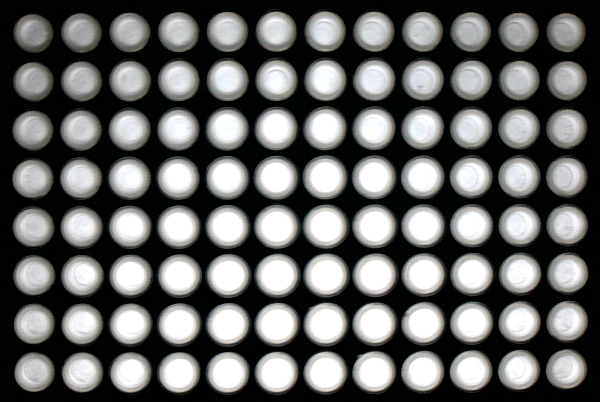
#> input picture etc/template_image.png, 600 x 402 px; its folder holds only this picture in this run
$ python -i test_circles.py   (imports and definitions only)
#> lines starting #> are read from the running program, lines starting #| are printed output that depends on the picture; after the words box and inside, x2 and y2 are one past the last pixel; in counts of white or black regions, pixels touching at a corner belong together
import pathlib
import os
import numpy as np
import cv2


def sort_circles(circles):
    # https://stackoverflow.com/questions/61741434/opencv-sorting-array-of-circles
    circles = np.round(circles).astype("int")
    circles = sorted(circles, key=lambda v: [v[1], v[0]])

    NUM_COLS = 5

    sorted_rows = []
    for k in range(0, len(circles), NUM_COLS):
        row = circles[k:k + NUM_COLS]
        sorted_rows.extend(sorted(row, key=lambda v: v[0]))

    return sorted_rows


def plot_detected_circles(img, circles):
    # Draw detected circles
    if circles is not None:
        circles = np.uint16(np.around(circles))

        for n, i in enumerate(circles):
            # outer circle
            # cv2.circle(image, center_coordinates, radius, color, thickness)
            cv2.circle(img, (i[0], i[1]), i[2], (0, 0, 0), 2)

            # inner circle
            cv2.circle(img, (i[0], i[1]), 1, (0, 0, 255), 2)

            cv2.putText(img, "{}".format(n + 1), (i[0], i[1]), cv2.FONT_HERSHEY_PLAIN, 1.0, (255, 255, 255), 1)

    cv2.imshow('Image', img)
    cv2.waitKey(0)
    cv2.destroyAllWindows()


def get_grayscales(image, circles, mask=True):
    grayscales = []

    for circle in circles[:25]:
        x = circle[0]
        y = circle[1]
        r = circle[2]

        img = image[y - r:y + r, x - r:x + r]

        if mask:
            # create a mask
            # https://stackoverflow.com/questions/50697179/opencv-and-python-how-croped-circle-area-only

            m = np.full((img.shape[0], img.shape[1]), 0, dtype=np.uint8)
            # create circle mask, center, radius, fill color, size of the border
            try:
                cv2.circle(m, (r, r), r, (255, 255, 255), -1)
            except:
                pass
            # get only the inside pixels
            fg = cv2.bitwise_or(img, img, mask=m)

            m = cv2.bitwise_not(m)
            background = np.full(img.shape, 255, dtype=np.uint8)
            bk = cv2.bitwise_or(background, background, mask=m)
            img = cv2.bitwise_or(fg, bk)

        grayscales.append(img.mean())

    return grayscales


def get_circles(img, minDist=20, param1=200, param2=10, minRadius=10, maxRadius=15, sort=True, plot=True, mask=True):
    gray = cv2.cvtColor(img, cv2.COLOR_BGR2GRAY)
    img_blur = cv2.medianBlur(gray, 5)

    # https://docs.opencv.org/4.x/dd/d1a/group__imgproc__feature.html#ga47849c3be0d0406ad3ca45db65a25d2d
    circles = cv2.HoughCircles(img_blur,
                               cv2.HOUGH_GRADIENT,
                               1,
                               minDist=minDist,
                               param1=param1,
                               param2=param2,
                               minRadius=minRadius,
                               maxRadius=maxRadius
                               )[0]

    if sort:
        circles = sort_circles(circles)

    if plot:
        plot_detected_circles(img, circles)

    return get_grayscales(img_blur, circles, mask)


# [29 lines not run here, left out]

>>> import cv2
>>> picture = cv2.imread('../etc/template_image.png')
#> picture is the input picture: shape (402, 600, 3); mean B, G, R 99.8, 101.6, 100.2
>>> result = get_circles(picture)
#> in get_circles, `circles = cv2.HoughCircles(img_blur, cv2.HOUGH_GRADIENT, 1, minDist=mi..`: circles = 96 rows, first 8: [373.5, 176.5, 14.4], [422.5, 176.5, 14.4], [422.5, 371.5, 14.4], [130.5, 324.5, 14.4], [471.5, 322.5, 14.4], [82.5, 275.5, 14.4], [130.5, 275.5, 14.4], [423.5, 274.5, 14.4]
#> in sort_circles, `circles = np.round(circles).astype("int")`: circles = 96 rows, first 8: [374, 176, 14], [422, 176, 14], [422, 372, 14], [130, 324, 14], [472, 322, 14], [82, 276, 14], [130, 276, 14], [424, 274, 14]
#> in sort_circles, `circles = sorted(circles, key=lambda v: [v[1], v[0]])`: circles = 96 items, first 6: [78, 28, 14], [330, 28, 14], [178, 30, 14], [228, 30, 14], [276, 30, 14], [374, 30, 14]
#> the loop in sort_circles, `for k in range(0, len(circles), NUM_COLS):` made 20 passes
#> k on passes 2 to 13: 5, 10, 15, 20, 25, 30, 35, 40, 45, 50, 55, 60
#> (k, row) on pass 20: (95, [[178, 374, 14]])
#> after the loop in sort_circles, `for k in range(0, len(circles), NUM_COLS):`: sorted_rows = 96 items, first 6: [78, 28, 14], [178, 30, 14], [228, 30, 14], [276, 30, 14], [330, 28, 14], [130, 32, 13]
#> in get_circles, `circles = sort_circles(circles)`: circles has the same summary as sorted_rows in sort_circles
#> in plot_detected_circles, `circles = np.uint16(np.around(circles))`: circles = 96 rows, first 8: [78, 28, 14], [178, 30, 14], [228, 30, 14], [276, 30, 14], [330, 28, 14], [130, 32, 13], [374, 30, 14], [422, 30, 14]
#> the loop in plot_detected_circles, `for n, i in enumerate(circles):` made 96 passes
#> i on passes 1 to 12: [78, 28, 14], [178, 30, 14], [228, 30, 14], [276, 30, 14], [330, 28, 14], [130, 32, 13], [374, 30, 14], [422, 30, 14], [470, 30, 14], [518, 32, 14], [28, 34, 14], [226, 78, 14]
#> after the loop in plot_detected_circles, `for n, i in enumerate(circles):`:
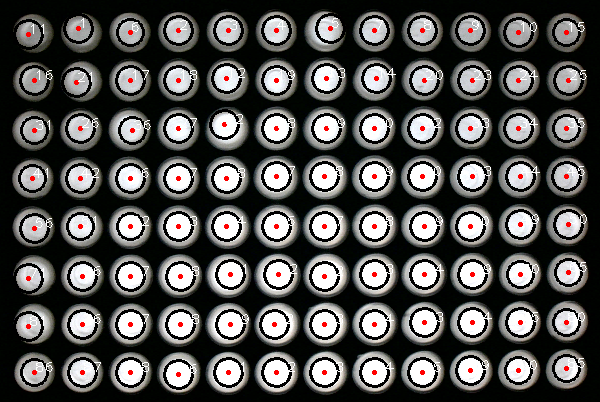
#> img: shape (402, 600, 3); 11.89% of pixels changed, all inside (x1, y1, x2, y2) = (13, 13, 587, 390)
#> the loop in get_grayscales, `for circle in circles[:25]:` made 25 passes
#> pass 1, in get_grayscales, `img = image[y - r:y + r, x - r:x + r]`:
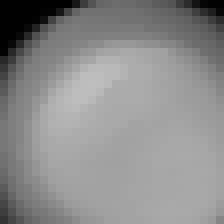
#> img: shape (28, 28) (shown 8 times larger); min 1, max 190, mean 139.2
#> pass 1, in get_grayscales, `fg = cv2.bitwise_or(img, img, mask=m)`:
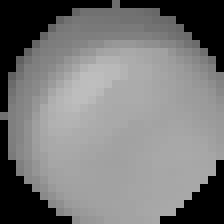
#> fg: shape (28, 28) (shown 8 times larger); min 0, max 190, mean 120.4
#> pass 1, in get_grayscales, `m = cv2.bitwise_not(m)`:
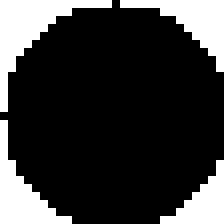
#> m: shape (28, 28) (shown 8 times larger); 22.1% white; 4 white regions, box (x1, y1, x2, y2) and area: (0, 0, 14, 14) 57, (15, 0, 28, 9) 43, (0, 15, 9, 28) 43, (20, 20, 28, 28) 30
#> pass 1, in get_grayscales, `img = cv2.bitwise_or(fg, bk)`:
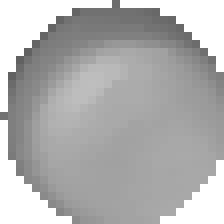
#> img: shape (28, 28) (shown 8 times larger); min 97, max 255, mean 176.6
#> after the loop in get_grayscales, `for circle in circles[:25]:`: background: shape (28, 28); every value is 255
#> after the loop in get_grayscales, `for circle in circles[:25]:`:
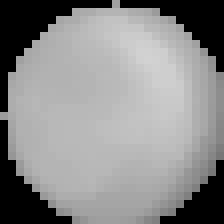
#> fg: shape (28, 28) (shown 8 times larger); min 0, max 210, mean 138.3
#> after the loop in get_grayscales, `for circle in circles[:25]:`:
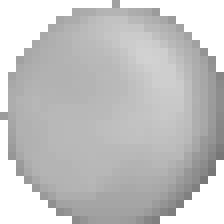
#> img: shape (28, 28) (shown 8 times larger); min 119, max 255, mean 194.6
#> after the loop in get_grayscales, `for circle in circles[:25]:`: grayscales = 25 values, max 244.3 at index 12, min 160.6 at index 10, mean 208.1
#> result has the same summary as grayscales in get_grayscales
